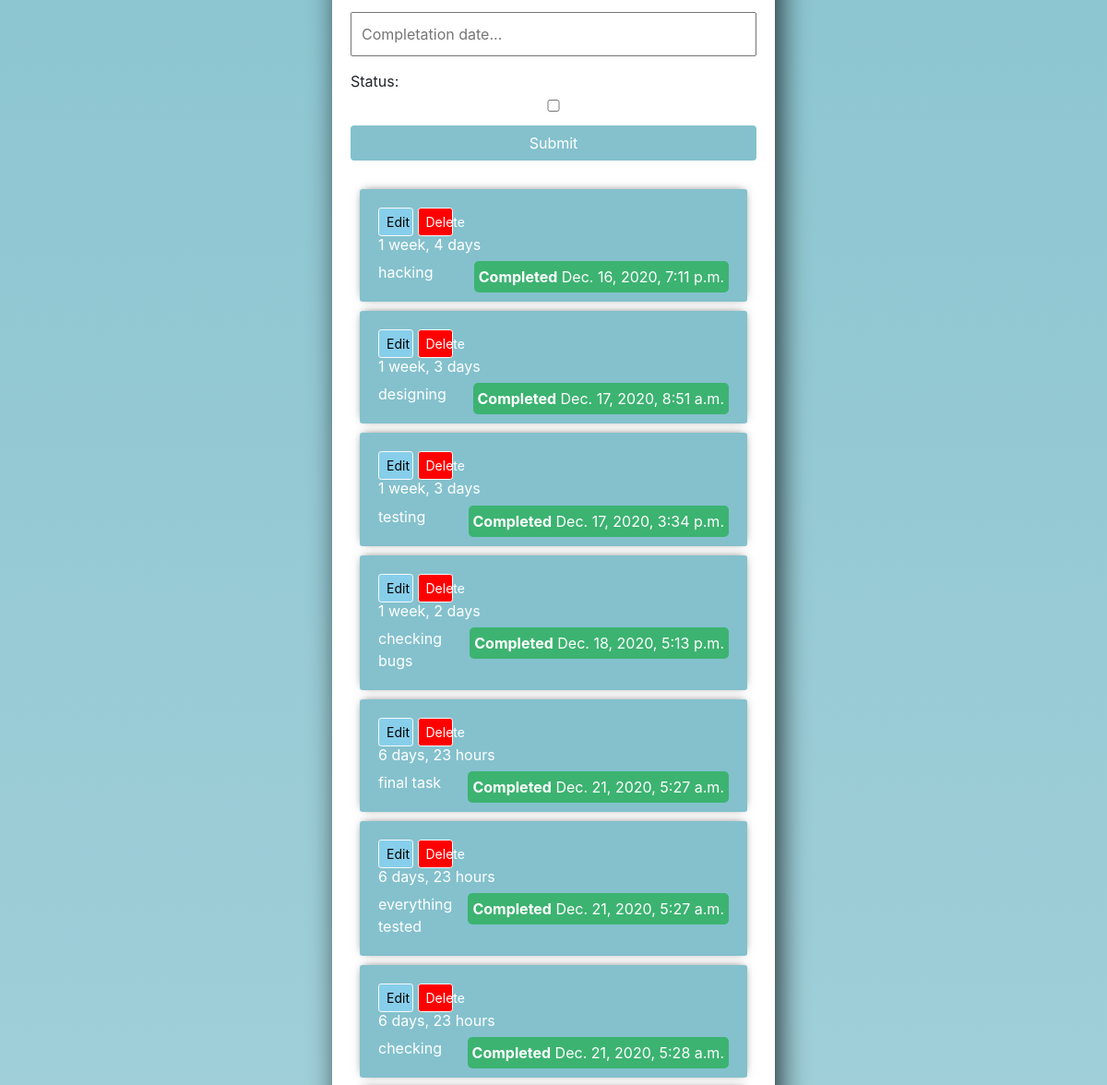
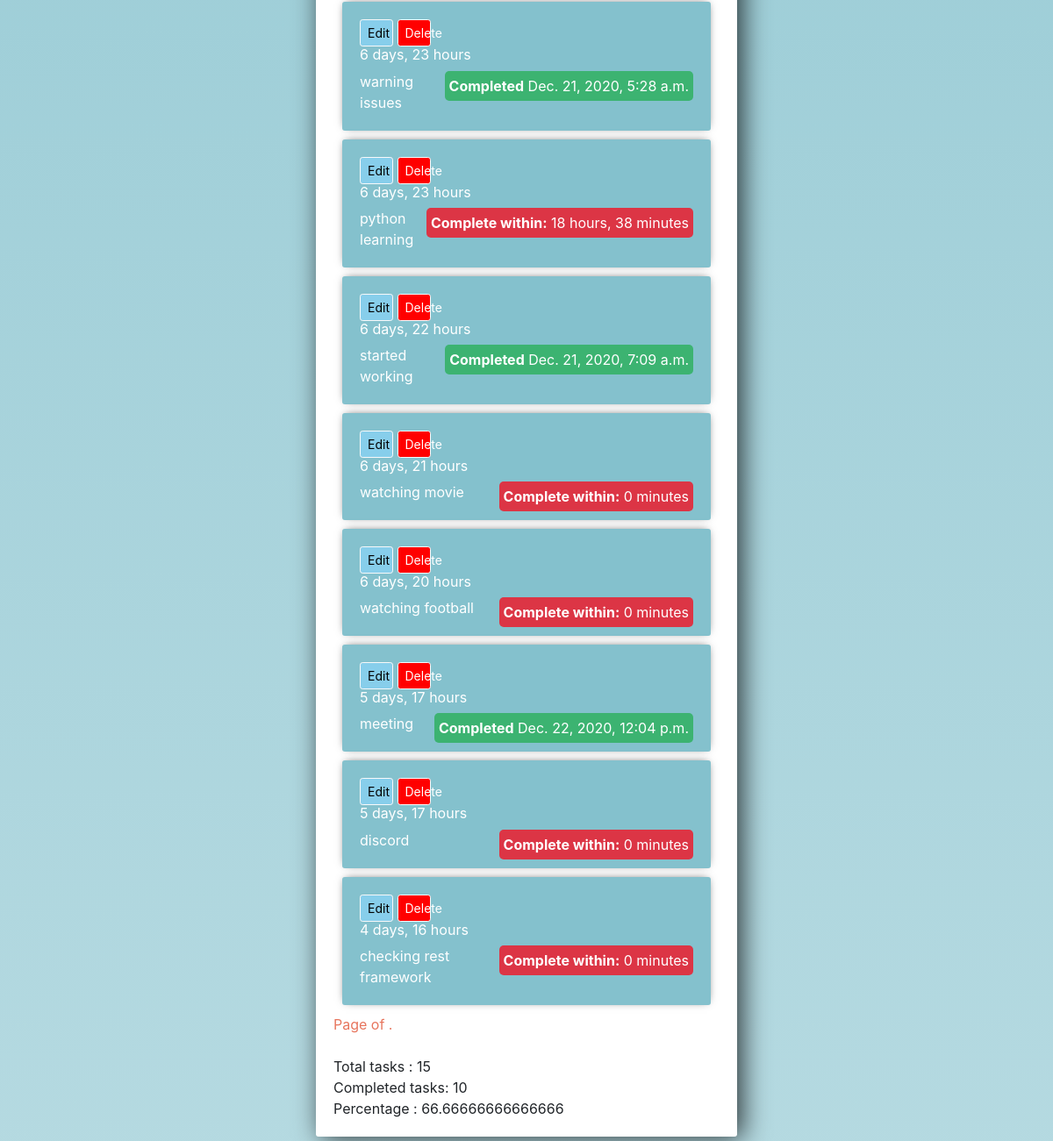
Before: / (lower part) with the older database file (2 pictures, top to bottom).
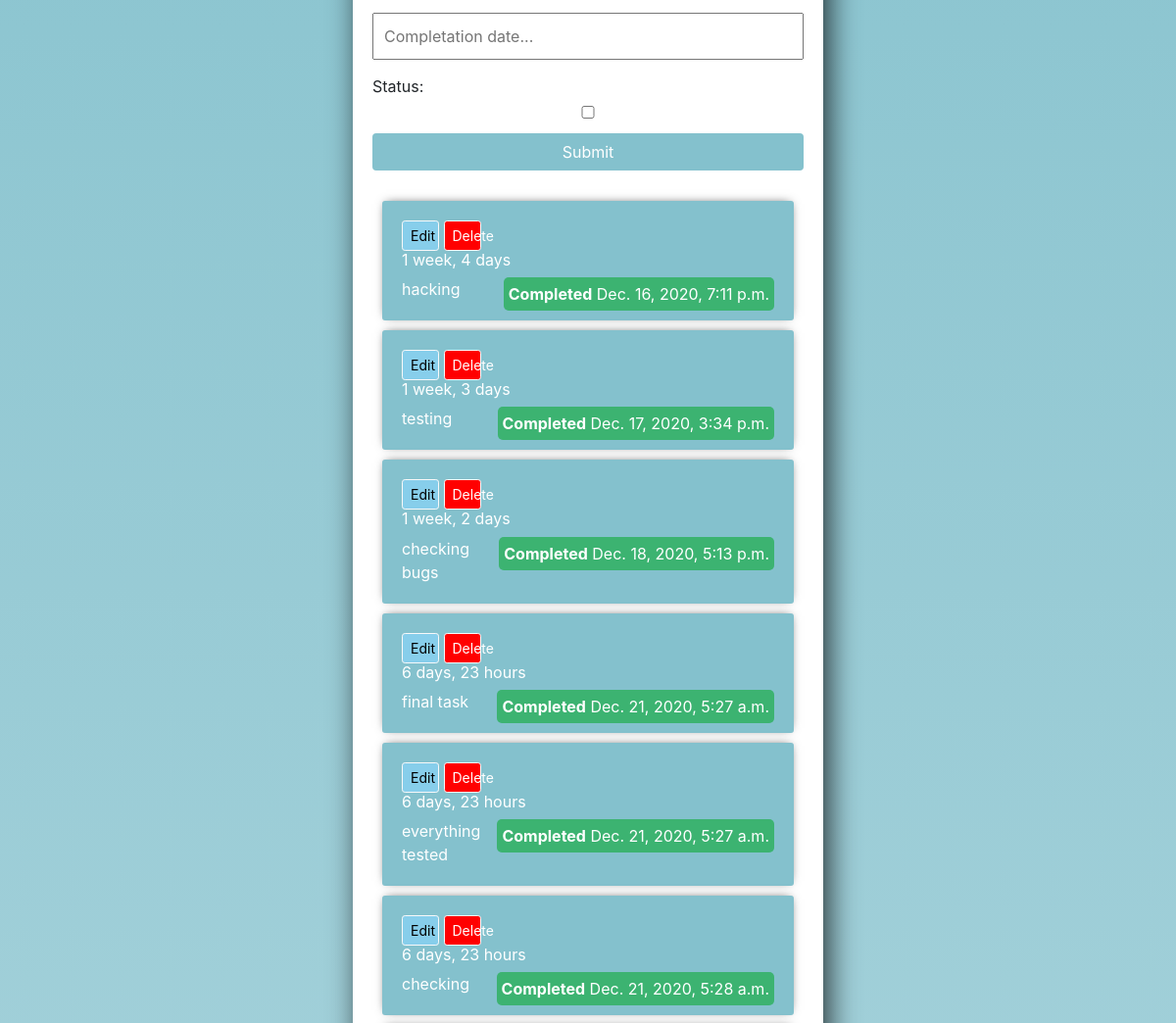
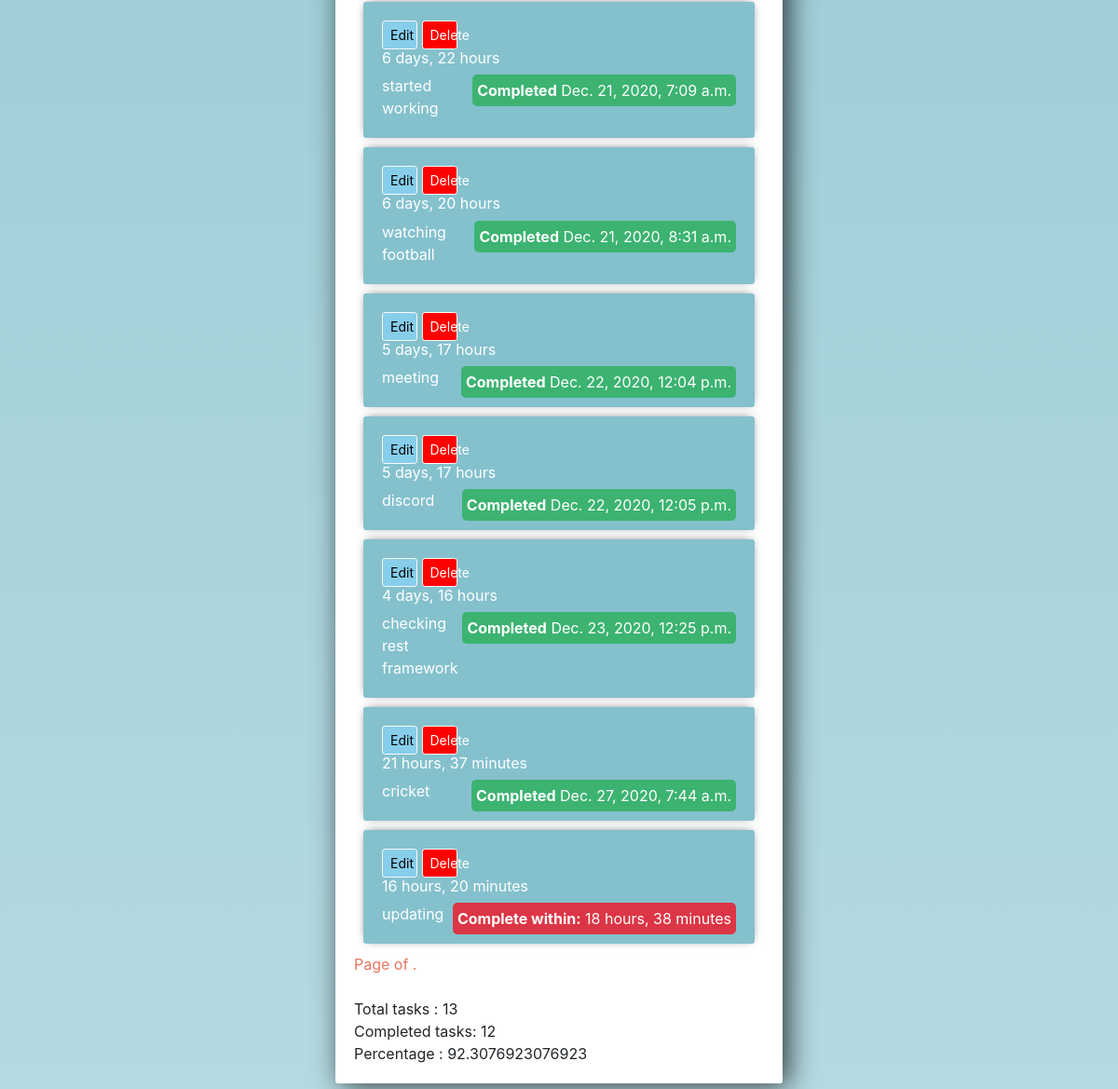
After: the same page with the newer database file (2 pictures, top to bottom).
### todoapp/models.py (models this page shows)
class Task(models.Model):
    title = models.CharField(max_length=200)
    create_time = models.DateTimeField(default=timezone.now)
    complete_time = models.DateTimeField(blank=True, null=True)
    status = models.BooleanField(default=False)
    def __str__(self):
        return self.title

### todoapp/views.py (the view, shortened to what this page needs)
# urls.py: path('',TaskListView.as_view(), name="task_list"),
class TaskListView(FormMixin,ListView):
	template_name = 'tasklist.html'
	form_class = TaskForm
	model = Task
	context_object_name = 'tasks'
	queryset = Task.objects.all().order_by('-create_time', 'complete_time')
	def get_context_data(self, *, object_list=None, **kwargs):
		context=super().get_context_data(**kwargs)
		context['searchfilter']= TaskFilter(self.request.GET, queryset=self.get_queryset())
		context['completed_tasks'] = Task.objects.filter(status=True).count()
		context['total_tasks'] = Task.objects.all().count()
		context['percentage'] = context['completed_tasks'] / context['total_tasks'] * 100
		return context
	success_url = ('/')
	def get_queryset(self):
		qs = self.model.objects.all()
		searchfilter= TaskFilter(self.request.GET, queryset=qs)
		return searchfilter.qs

### todoapp/forms.py
class TaskForm(forms.ModelForm):
	title= forms.CharField(widget= forms.TextInput(attrs={'placeholder':'Task...'}), label=False)
	complete_time = forms.CharField(widget= forms.TextInput(attrs={'placeholder':'Completation date...'}), label=False)
	class Meta:
		model = Task
		fields = '__all__'

### templates/tasklist.html (shortened to what this page needs)
<link rel="stylesheet" href="https://stackpath.bootstrapcdn.com/bootstrap/4.3.1/css/bootstrap.min.css">
<link rel="stylesheet" href="https://cdnjs.cloudflare.com/ajax/libs/jqueryui/1.12.1/themes/south-street/jquery-ui.min.css" />
<link rel="stylesheet" href="https://cdnjs.cloudflare.com/ajax/libs/jqueryui/1.12.1/themes/south-street/theme.min.css" />
<link rel="stylesheet" href="https://cdnjs.cloudflare.com/ajax/libs/jqueryui/1.12.1/jquery-ui.structure.min.css" />
<div class="container">
	<form method="POST" action="">
		{{form}}
		<input class="btn save" type="submit" name="save">
	</form>
	<div class="todo-list">
	{% for task in tasks %}
		<div class="item-row">
			<a class="btn btn-sm btn-light edit" href="{% url 'update_task' task.id %}">Edit</a>
			<a class="btn btn-sm btn-light delete" href="{% url 'delete_task' task.id %}">Delete</a>
		    <h5><small>{{ task.create_time|timesince }}</small></h5>
			{% if task.status == True %}
			<span class="done" style="float:right"><b>Completed</b> {{task.create_time}}</span>
			{% else %}
			<span style="float: right;" class="timer"><b>Complete within:</b> {{ task.complete_time |timeuntil }}</span>
			{% endif %}
			<span>{{task}}</span>
		</div>
	{% endfor %}
<div class="pagination">
    <span class="step-links" style="color:#E7755D">
        <span class="current">
            Page {{ tasks.number }} of {{ tasks.paginator.num_pages }}.
        </span>
    </span>
</div>
    <br>Total tasks : {{ total_tasks }}
    <br>Completed tasks: {{ completed_tasks }}
	<br>Percentage : {{ percentage }}
	</div>
</div>

Changed rows visible on the page:
removed Task: create_time "1 week, 3 days", create_time "Dec. 17, 2020, 8:51 a.m.", title "designing"
removed Task: create_time "6 days, 23 hours", create_time "Dec. 21, 2020, 5:28 a.m.", title "warning issues"
removed Task: create_time "6 days, 23 hours", complete_time "18 hours, 38 minutes", title "python learning"
removed Task: create_time "6 days, 21 hours", complete_time "0 minutes", title "watching movie"
changed Task "watching football": create_time (not shown) → "Dec. 21, 2020, 8:31 a.m."; complete_time "0 minutes" → (not shown); status "Complete within:" → "Completed"
changed Task "discord": create_time (not shown) → "Dec. 22, 2020, 12:05 p.m."; complete_time "0 minutes" → (not shown); status "Complete within:" → "Completed"
changed Task "checking rest framework": create_time (not shown) → "Dec. 23, 2020, 12:25 p.m."; complete_time "0 minutes" → (not shown); status "Complete within:" → "Completed"
added Task: create_time "21 hours, 37 minutes", create_time "Dec. 27, 2020, 7:44 a.m.", title "cricket"
added Task: create_time "16 hours, 20 minutes", complete_time "18 hours, 38 minutes", title "updating"
Other visible differences:
{{ total_tasks }}: "15" → "13"
{{ completed_tasks }}: "10" → "12"
{{ percentage }}: "66.66666666666666" → "92.3076923076923"
